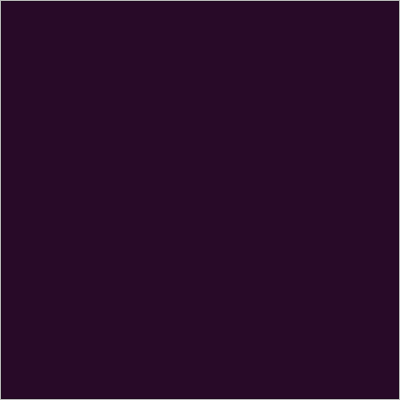
<?xml version="1.0" encoding="UTF-8"?>
<ui version="4.0">
 <class>Dialog</class>
 <widget class="QDialog" name="Dialog">
  <property name="geometry">
   <rect>
    <x>0</x>
    <y>0</y>
    <width>400</width>
    <height>400</height>
   </rect>
  </property>
  <property name="windowTitle">
   <string>AXION - Log</string>
  </property>
  <property name="windowIcon">
   <iconset>
    <normaloff>ax_icon_bare.png</normaloff>ax_icon_bare.png</iconset>
  </property>
  <layout class="QVBoxLayout" name="verticalLayout">
   <property name="leftMargin">
    <number>0</number>
   </property>
   <property name="topMargin">
    <number>0</number>
   </property>
   <property name="rightMargin">
    <number>0</number>
   </property>
   <property name="bottomMargin">
    <number>0</number>
   </property>
   <item>
    <widget class="QScrollArea" name="scrollArea">
     <property name="widgetResizable">
      <bool>true</bool>
     </property>
     <widget class="QWidget" name="scrollAreaWidgetContents">
      <property name="geometry">
       <rect>
        <x>0</x>
        <y>0</y>
        <width>398</width>
        <height>398</height>
       </rect>
      </property>
      <layout class="QVBoxLayout" name="verticalLayout_2">
       <property name="leftMargin">
        <number>0</number>
       </property>
       <property name="topMargin">
        <number>0</number>
       </property>
       <property name="rightMargin">
        <number>0</number>
       </property>
       <property name="bottomMargin">
        <number>0</number>
       </property>
       <item>
        <widget class="QTextBrowser" name="logBrowser">
         <property name="styleSheet">
          <string notr="true">background-color: rgb(40, 10, 40)</string>
         </property>
         <property name="html">
          <string>&lt;!DOCTYPE HTML PUBLIC &quot;-//W3C//DTD HTML 4.0//EN&quot; &quot;http://www.w3.org/TR/REC-html40/strict.dtd&quot;&gt;
&lt;html&gt;&lt;head&gt;&lt;meta name=&quot;qrichtext&quot; content=&quot;1&quot; /&gt;&lt;style type=&quot;text/css&quot;&gt;
p, li { white-space: pre-wrap; }
&lt;/style&gt;&lt;/head&gt;&lt;body style=&quot; font-family:'Gulim'; font-size:9pt; font-weight:400; font-style:normal;&quot;&gt;
&lt;p style=&quot;-qt-paragraph-type:empty; margin-top:0px; margin-bottom:0px; margin-left:0px; margin-right:0px; -qt-block-indent:0; text-indent:0px;&quot;&gt;&lt;br /&gt;&lt;/p&gt;&lt;/body&gt;&lt;/html&gt;</string>
         </property>
        </widget>
       </item>
      </layout>
     </widget>
    </widget>
   </item>
  </layout>
 </widget>
 <resources/>
 <connections/>
</ui>
